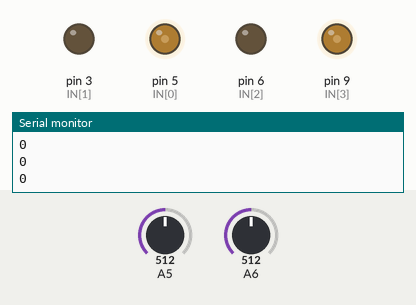
A sketch run on a simulated Arduino Nano, built with avr-gcc and run on an emulated ATmega328P. Parts: output pins drawn as LEDs (lit = HIGH), the last lines printed to the serial monitor. Inputs (shaded band) come from the test bench; at power-on: A5 = 512, A6 = 512.

Above: at 1.2 s.
1.3 s: A5 set to 716
At 2.1 s:
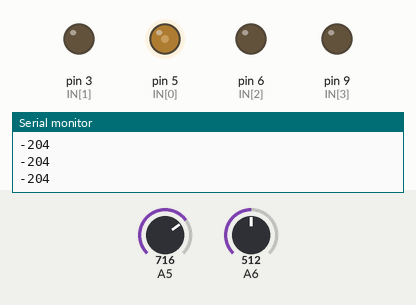
4.3 s: A6 set to 900
At 5.2 s:
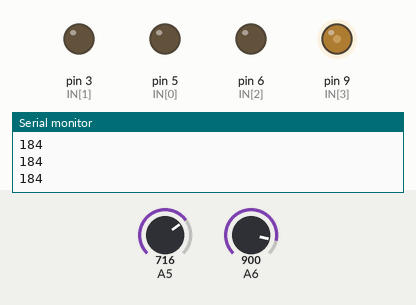
7.3 s: A6 set to 511
At 8.4 s:
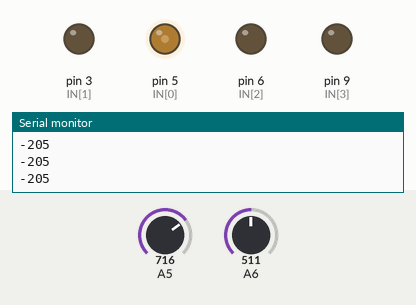
10.3 s: A5 set to 306
At 11.3 s:
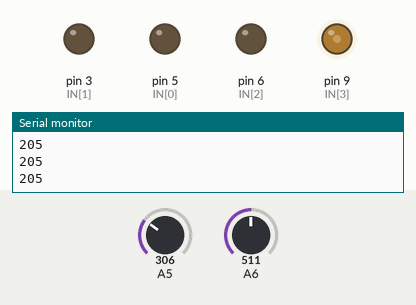
13.3 s: A5 set to 900
At 14.1 s:
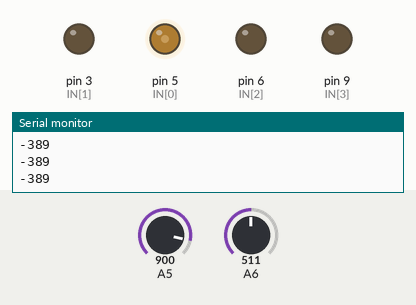
16.3 s: A6 set to 1023
At 17.0 s:
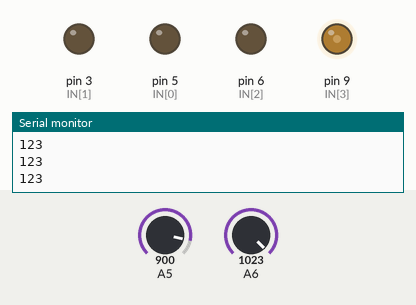
Timing chart, 0 to 19.3 s (numbered marks = the images above; inputs shaded):
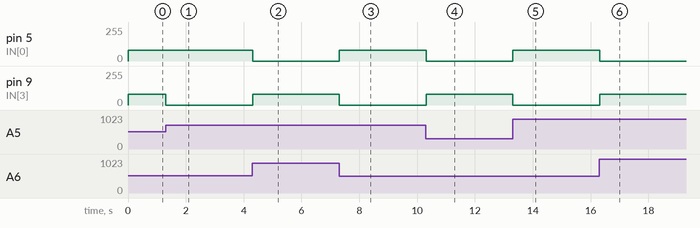

Measured:
- after the input at 1.3 s, pin 9 (IN[3]): 80/255 → 0/255 at once
- after the input at 4.3 s, pin 5 (IN[0]): 80/255 → 0/255 at once; pin 9 (IN[3]): 0/255 → 80/255 at once
- after the input at 7.3 s, pin 5 (IN[0]): 0/255 → 80/255 at once; pin 9 (IN[3]): 80/255 → 0/255 at once
- after the input at 10.3 s, pin 5 (IN[0]): 80/255 → 0/255 at once; pin 9 (IN[3]): 0/255 → 80/255 at once
- after the input at 13.3 s, pin 5 (IN[0]): 0/255 → 80/255 at once; pin 9 (IN[3]): 80/255 → 0/255 at once
- after the input at 16.3 s, pin 5 (IN[0]): 80/255 → 0/255 at once; pin 9 (IN[3]): 0/255 → 80/255 at once

The sketch:

xunji.ino
```cpp
/* 宏定义部分
*******************************************************************/
#define Vo 80// Vo (0-255)
#define k 2     //k (0-10)
/***********************************************************************
*******/
/* 变量声明部分
*****************************************************************/
const int trigPin = 8; // the number of the trigger output pin
const int echoPin = 7; // the number of the echo input pin
////////////////////////////////// variables used for distance calculation
long duration;
int distance;
float r;
int IN[4]={5,3,6,9};
//单片机上的 D5、D3、D6、D9 分别连驱动模块上的 IN1、IN2、IN3、IN4
int p1,p2,p;//来反应光强的
int last_proportional = 0;//上一个比例项
//long integral = 0;//积分
int proportional,derivative,power_difference;//比例，导数，差异
int maxspeed=255;//8 位的芯片 0-255 共 256=2^8 个
/***********************************************************************
*******
/* 自写函数部分
*****************************************************************/
int readl(){ //read 读取光电管反映的“光强“
p1=analogRead(A6);//读取模拟信号，读取数字信号为 digitalRead（端口）
p2=analogRead(A5);
p=p1-p2;
return p;//返回值为“光强差”
}
void motor(int speed2,int speed1){ //驱动电机 speed1 右边的速度,speed2 左边的速度
int s1,s2,s3,s4;
if(speed1<0){//右
s1=0;
s2=1;
}
else{
s1=1;
s2=0;
}
digitalWrite(IN[s1],LOW);
//数字信号写入，给 IN[s1]所代表的端口（D5 或 D3）写入低电平，高电平为 HIGH
analogWrite(IN[s2],abs(speed1));
//模拟信号写入，给 IN[s2] 所代表的端口（D3 或 D5）写入一定的电平
if(speed2<0){//左
s3=3;
s4=2;
}
else{
s3=2;
s4=3;
}
digitalWrite(IN[s3],LOW);
//数字信号写入，给 IN[s3]所代表的端口（D6 或 D9）写入低电平，高电平为 HIGH
analogWrite(IN[s4],abs(speed2));
//模拟信号写入，给 IN[s4] 所代表的端口（D9 或 D6）写入一定的电平
}
void pid(int max_speed){
proportional = readl();//p"光强差"
Serial.println(proportional);
//derivative = proportional-last_proportional;//导数（变化量）
//integral+= proportional;//积分+8
last_proportional = proportional;
power_difference = proportional*k;// + integral/20000 + derivative*3/4;
//power_difference = proportional*5;
/*这个是学长给的程序，刚开始应有 PID 算法的，后来就只剩下 P（比例了），有兴
趣的
可以把后面加上调参数 PID 指 proportional 比例、integral 积分、derivative 导数 */
if(power_difference > max_speed)
power_difference = max_speed;
if(power_difference < -max_speed)
power_difference = -max_speed;
if(power_difference<0)
motor(max_speed+power_difference,max_speed);//左右 p<0 左拐
else
motor(max_speed,max_speed-power_difference);//左右 p>=0 右拐或不拐
delay(30);
motor(max_speed,max_speed);
}

void find_distance(void)
{
  digitalWrite(trigPin, LOW);
  delayMicroseconds(2);
  digitalWrite(trigPin, HIGH);
  delayMicroseconds(10);
  digitalWrite(trigPin, LOW);
  duration = pulseIn(echoPin, HIGH, 5000);
  r = 3.4 * duration / 2;                  // calculation to get the measurement in cm using the time returned by the pulsein function.
  distance = r / 100.00;
  delay(50);
}
void walk(int aim_distance)
{
  distance=0;
  find_distance();
  Serial.println(distance);
  if(distance>aim_distance){
    motor(-100,-100);
  }
  else{
    motor(0,0);
  }
}
/***********************************************************************
*******/
/* 固有两个函数部分
*************************************************************/
void setup() {
//setup 函数只执行一次
//设置 D5，D3，D6，D9 为输出引脚，定义输入引脚为 INPUT
/*另外，A5 和 A6 是模拟信号的串口，单片机是不能输出模拟信号，
所以模拟信号串口只能做输入端，故就无需设置了 */
pinMode(IN[0],OUTPUT);
pinMode(IN[1],OUTPUT);
pinMode(IN[2],OUTPUT);
pinMode(IN[3],OUTPUT);
pinMode(trigPin, OUTPUT);
pinMode(echoPin, INPUT);
Serial.begin(9600);//设置波特率，串口之间通信要用的，我也不清楚这种东西
}
void loop() {
//loop 函数反复执行
pid(Vo);
//walk(30);
}
```
